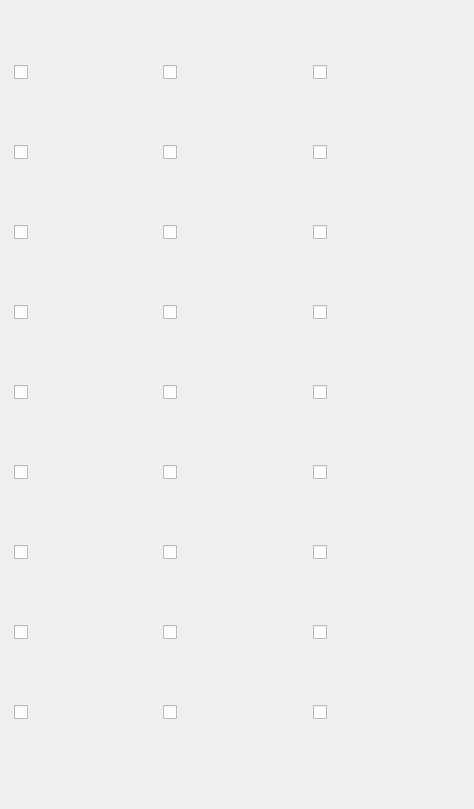
    <widget class="QWidget" name="Lat">
     <attribute name="title">
      <string>Латная Б.</string>
     </attribute>
     <widget class="QFrame" name="Into_Frame_Item_3">
      <property name="geometry">
       <rect>
        <x>5</x>
        <y>-3</y>
        <width>460</width>
        <height>800</height>
       </rect>
      </property>
      <layout class="QGridLayout" name="gridLayout_4">
       <item row="5" column="2">
        <widget class="QCheckBox" name="checkBox78">
         <property name="text">
          <string/>
         </property>
         <property name="icon">
          <iconset>
           <normaloff>Pictures/T6_SHOES_PLATE_HELL@0.png</normaloff>Pictures/T6_SHOES_PLATE_HELL@0.png</iconset>
         </property>
         <property name="iconSize">
          <size>
           <width>90</width>
           <height>90</height>
          </size>
         </property>
         <property name="checkable">
          <bool>true</bool>
         </property>
        </widget>
       </item>
       <item row="6" column="2">
        <widget class="QCheckBox" name="checkBox79">
         <property name="text">
          <string/>
         </property>
         <property name="icon">
          <iconset>
           <normaloff>Pictures/T6_SHOES_PLATE_KEEPER@0.png</normaloff>Pictures/T6_SHOES_PLATE_KEEPER@0.png</iconset>
         </property>
         <property name="iconSize">
          <size>
           <width>90</width>
           <height>90</height>
          </size>
         </property>
         <property name="checkable">
          <bool>true</bool>
         </property>
        </widget>
       </item>
       <item row="2" column="2">
        <widget class="QCheckBox" name="checkBox75">
         <property name="text">
          <string/>
         </property>
         <property name="icon">
          <iconset>
           <normaloff>Pictures/T6_SHOES_PLATE_SET3@0.png</normaloff>Pictures/T6_SHOES_PLATE_SET3@0.png</iconset>
         </property>
         <property name="iconSize">
          <size>
           <width>90</width>
           <height>90</height>
          </size>
         </property>
         <property name="checkable">
          <bool>true</bool>
         </property>
        </widget>
       </item>
       <item row="3" column="2">
        <widget class="QCheckBox" name="checkBox76">
         <property name="text">
          <string/>
         </property>
         <property name="icon">
          <iconset>
           <normaloff>Pictures/T6_SHOES_PLATE_UNDEAD@0.png</normaloff>Pictures/T6_SHOES_PLATE_UNDEAD@0.png</iconset>
         </property>
         <property name="iconSize">
          <size>
           <width>90</width>
           <height>90</height>
          </size>
         </property>
         <property name="checkable">
          <bool>true</bool>
         </property>
        </widget>
       </item>
       <item row="0" column="1">
        <widget class="QCheckBox" name="checkBox64">
         <property name="text">
          <string/>
         </property>
         <property name="icon">
          <iconset>
           <normaloff>Pictures/T6_ARMOR_PLATE_SET1@0.png</normaloff>Pictures/T6_ARMOR_PLATE_SET1@0.png</iconset>
         </property>
         <property name="iconSize">
          <size>
           <width>90</width>
           <height>90</height>
          </size>
         </property>
         <property name="checkable">
          <bool>true</bool>
         </property>
        </widget>
       </item>
       <item row="4" column="2">
        <widget class="QCheckBox" name="checkBox77">
         <property name="text">
          <string/>
         </property>
         <property name="icon">
          <iconset>
           <normaloff>Pictures/T6_SHOES_PLATE_ROYAL@0.png</normaloff>Pictures/T6_SHOES_PLATE_ROYAL@0.png</iconset>
         </property>
         <property name="iconSize">
          <size>
           <width>90</width>
           <height>90</height>
          </size>
         </property>
         <property name="checkable">
          <bool>true</bool>
         </property>
        </widget>
       </item>
       <item row="3" column="1">
        <widget class="QCheckBox" name="checkBox67">
         <property name="text">
          <string/>
         </property>
         <property name="icon">
          <iconset>
           <normaloff>Pictures/T6_ARMOR_PLATE_UNDEAD@0.png</normaloff>Pictures/T6_ARMOR_PLATE_UNDEAD@0.png</iconset>
         </property>
         <property name="iconSize">
          <size>
           <width>90</width>
           <height>90</height>
          </size>
         </property>
         <property name="checkable">
          <bool>true</bool>
         </property>
        </widget>
       </item>
       <item row="2" column="0">
        <widget class="QCheckBox" name="checkBox57">
         <property name="text">
          <string/>
         </property>
         <property name="icon">
          <iconset>
           <normaloff>Pictures/T6_HEAD_PLATE_SET3@0.png</normaloff>Pictures/T6_HEAD_PLATE_SET3@0.png</iconset>
         </property>
         <property name="iconSize">
          <size>
           <width>90</width>
           <height>90</height>
          </size>
         </property>
         <property name="checkable">
          <bool>true</bool>
         </property>
        </widget>
       </item>
       <item row="0" column="0">
        <widget class="QCheckBox" name="checkBox55">
         <property name="text">
          <string/>
         </property>
         <property name="icon">
          <iconset>
           <normaloff>Pictures/T6_HEAD_PLATE_SET1@0.png</normaloff>Pictures/T6_HEAD_PLATE_SET1@0.png</iconset>
         </property>
         <property name="iconSize">
          <size>
           <width>90</width>
           <height>90</height>
          </size>
         </property>
         <property name="checkable">
          <bool>true</bool>
         </property>
        </widget>
       </item>
       <item row="0" column="2">
        <widget class="QCheckBox" name="checkBox73">
         <property name="text">
          <string/>
         </property>
         <property name="icon">
          <iconset>
           <normaloff>Pictures/T6_SHOES_PLATE_SET1@0.png</normaloff>Pictures/T6_SHOES_PLATE_SET1@0.png</iconset>
         </property>
         <property name="iconSize">
          <size>
           <width>90</width>
           <height>90</height>
          </size>
         </property>
         <property name="checkable">
          <bool>true</bool>
         </property>
        </widget>
       </item>
       <item row="1" column="0">
        <widget class="QCheckBox" name="checkBox56">
         <property name="text">
          <string/>
         </property>
         <property name="icon">
          <iconset>
           <normaloff>Pictures/T6_HEAD_PLATE_SET2@0.png</normaloff>Pictures/T6_HEAD_PLATE_SET2@0.png</iconset>
         </property>
         <property name="iconSize">
          <size>
           <width>90</width>
           <height>90</height>
          </size>
         </property>
         <property name="checkable">
          <bool>true</bool>
         </property>
        </widget>
       </item>
       <item row="1" column="1">
        <widget class="QCheckBox" name="checkBox65">
         <property name="text">
          <string/>
         </property>
         <property name="icon">
          <iconset>
           <normaloff>Pictures/T6_ARMOR_PLATE_SET2@0.png</normaloff>Pictures/T6_ARMOR_PLATE_SET2@0.png</iconset>
         </property>
         <property name="iconSize">
          <size>
           <width>90</width>
           <height>90</height>
          </size>
         </property>
         <property name="checkable">
          <bool>true</bool>
         </property>
        </widget>
       </item>
       <item row="8" column="2">
        <widget class="QCheckBox" name="checkBox81">
         <property name="text">
          <string/>
         </property>
         <property name="icon">
          <iconset>
           <normaloff>Pictures/T6_SHOES_PLATE_FEY@0.png</normaloff>Pictures/T6_SHOES_PLATE_FEY@0.png</iconset>
         </property>
         <property name="iconSize">
          <size>
           <width>90</width>
           <height>90</height>
          </size>
         </property>
         <property name="checkable">
          <bool>true</bool>
         </property>
        </widget>
       </item>
       <item row="6" column="1">
        <widget class="QCheckBox" name="checkBox70">
         <property name="text">
          <string/>
         </property>
         <property name="icon">
          <iconset>
           <normaloff>Pictures/T6_ARMOR_PLATE_KEEPER@0.png</normaloff>Pictures/T6_ARMOR_PLATE_KEEPER@0.png</iconset>
         </property>
         <property name="iconSize">
          <size>
           <width>90</width>
           <height>90</height>
          </size>
         </property>
         <property name="checkable">
          <bool>true</bool>
         </property>
        </widget>
       </item>
       <item row="4" column="1">
        <widget class="QCheckBox" name="checkBox68">
         <property name="text">
          <string/>
         </property>
         <property name="icon">
          <iconset>
           <normaloff>Pictures/T6_ARMOR_PLATE_ROYAL@0.png</normaloff>Pictures/T6_ARMOR_PLATE_ROYAL@0.png</iconset>
         </property>
         <property name="iconSize">
          <size>
           <width>90</width>
           <height>90</height>
          </size>
         </property>
         <property name="checkable">
          <bool>true</bool>
         </property>
        </widget>
       </item>
       <item row="2" column="1">
        <widget class="QCheckBox" name="checkBox66">
         <property name="text">
          <string/>
         </property>
         <property name="icon">
          <iconset>
           <normaloff>Pictures/T6_ARMOR_PLATE_SET3@0.png</normaloff>Pictures/T6_ARMOR_PLATE_SET3@0.png</iconset>
         </property>
         <property name="iconSize">
          <size>
           <width>90</width>
           <height>90</height>
          </size>
         </property>
         <property name="checkable">
          <bool>true</bool>
         </property>
        </widget>
       </item>
       <item row="5" column="1">
        <widget class="QCheckBox" name="checkBox69">
         <property name="text">
          <string/>
         </property>
         <property name="icon">
          <iconset>
           <normaloff>Pictures/T6_ARMOR_PLATE_HELL@0.png</normaloff>Pictures/T6_ARMOR_PLATE_HELL@0.png</iconset>
         </property>
         <property name="iconSize">
          <size>
           <width>90</width>
           <height>90</height>
          </size>
         </property>
         <property name="checkable">
          <bool>true</bool>
         </property>
        </widget>
       </item>
       <item row="7" column="2">
        <widget class="QCheckBox" name="checkBox80">
         <property name="text">
          <string/>
         </property>
         <property name="icon">
          <iconset>
           <normaloff>Pictures/T6_SHOES_PLATE_AVALON@0.png</normaloff>Pictures/T6_SHOES_PLATE_AVALON@0.png</iconset>
         </property>
         <property name="iconSize">
          <size>
           <width>90</width>
           <height>90</height>
          </size>
         </property>
         <property name="checkable">
          <bool>true</bool>
         </property>
        </widget>
       </item>
       <item row="1" column="2">
        <widget class="QCheckBox" name="checkBox74">
         <property name="text">
          <string/>
         </property>
         <property name="icon">
          <iconset>
           <normaloff>Pictures/T6_SHOES_PLATE_SET2@0.png</normaloff>Pictures/T6_SHOES_PLATE_SET2@0.png</iconset>
         </property>
         <property name="iconSize">
          <size>
           <width>90</width>
           <height>90</height>
          </size>
         </property>
         <property name="checkable">
          <bool>true</bool>
         </property>
        </widget>
       </item>
       <item row="7" column="0">
        <widget class="QCheckBox" name="checkBox62">
         <property name="text">
          <string/>
         </property>
         <property name="icon">
          <iconset>
           <normaloff>Pictures/T6_HEAD_PLATE_AVALON@0.png</normaloff>Pictures/T6_HEAD_PLATE_AVALON@0.png</iconset>
         </property>
         <property name="iconSize">
          <size>
           <width>90</width>
           <height>90</height>
          </size>
         </property>
         <property name="checkable">
          <bool>true</bool>
         </property>
        </widget>
       </item>
       <item row="7" column="1">
        <widget class="QCheckBox" name="checkBox71">
         <property name="text">
          <string/>
         </property>
         <property name="icon">
          <iconset>
           <normaloff>Pictures/T6_ARMOR_PLATE_AVALON@0.png</normaloff>Pictures/T6_ARMOR_PLATE_AVALON@0.png</iconset>
         </property>
         <property name="iconSize">
          <size>
           <width>90</width>
           <height>90</height>
          </size>
         </property>
         <property name="checkable">
          <bool>true</bool>
         </property>
        </widget>
       </item>
       <item row="8" column="1">
        <widget class="QCheckBox" name="checkBox72">
         <property name="text">
          <string/>
         </property>
         <property name="icon">
          <iconset>
           <normaloff>Pictures/T6_ARMOR_PLATE_FEY@0.png</normaloff>Pictures/T6_ARMOR_PLATE_FEY@0.png</iconset>
         </property>
         <property name="iconSize">
          <size>
           <width>90</width>
           <height>90</height>
          </size>
         </property>
         <property name="checkable">
          <bool>true</bool>
         </property>
        </widget>
       </item>
       <item row="4" column="0">
        <widget class="QCheckBox" name="checkBox59">
         <property name="text">
          <string/>
         </property>
         <property name="icon">
          <iconset>
           <normaloff>Pictures/T6_HEAD_PLATE_ROYAL@0.png</normaloff>Pictures/T6_HEAD_PLATE_ROYAL@0.png</iconset>
         </property>
         <property name="iconSize">
          <size>
           <width>90</width>
           <height>90</height>
          </size>
         </property>
         <property name="checkable">
          <bool>true</bool>
         </property>
        </widget>
       </item>
       <item row="5" column="0">
        <widget class="QCheckBox" name="checkBox60">
         <property name="text">
          <string/>
         </property>
         <property name="icon">
          <iconset>
           <normaloff>Pictures/T6_HEAD_PLATE_HELL@0.png</normaloff>Pictures/T6_HEAD_PLATE_HELL@0.png</iconset>
         </property>
         <property name="iconSize">
          <size>
           <width>90</width>
           <height>90</height>
          </size>
         </property>
         <property name="checkable">
          <bool>true</bool>
         </property>
        </widget>
       </item>
       <item row="8" column="0">
        <widget class="QCheckBox" name="checkBox63">
         <property name="text">
          <string/>
         </property>
         <property name="icon">
          <iconset>
           <normaloff>Pictures/T6_HEAD_PLATE_FEY@0.png</normaloff>Pictures/T6_HEAD_PLATE_FEY@0.png</iconset>
         </property>
         <property name="iconSize">
          <size>
           <width>90</width>
           <height>90</height>
          </size>
         </property>
         <property name="checkable">
          <bool>true</bool>
         </property>
        </widget>
       </item>
       <item row="3" column="0">
        <widget class="QCheckBox" name="checkBox58">
         <property name="text">
          <string/>
         </property>
         <property name="icon">
          <iconset>
           <normaloff>Pictures/T6_HEAD_PLATE_UNDEAD@0.png</normaloff>Pictures/T6_HEAD_PLATE_UNDEAD@0.png</iconset>
         </property>
         <property name="iconSize">
          <size>
           <width>90</width>
           <height>90</height>
          </size>
         </property>
         <property name="checkable">
          <bool>true</bool>
         </property>
        </widget>
       </item>
       <item row="6" column="0">
        <widget class="QCheckBox" name="checkBox61">
         <property name="text">
          <string/>
         </property>
         <property name="icon">
          <iconset>
           <normaloff>Pictures/T6_HEAD_PLATE_KEEPER@0.png</normaloff>Pictures/T6_HEAD_PLATE_KEEPER@0.png</iconset>
         </property>
         <property name="iconSize">
          <size>
           <width>90</width>
           <height>90</height>
          </size>
         </property>
         <property name="checkable">
          <bool>true</bool>
         </property>
        </widget>
       </item>
      </layout>
     </widget>
    </widget>
